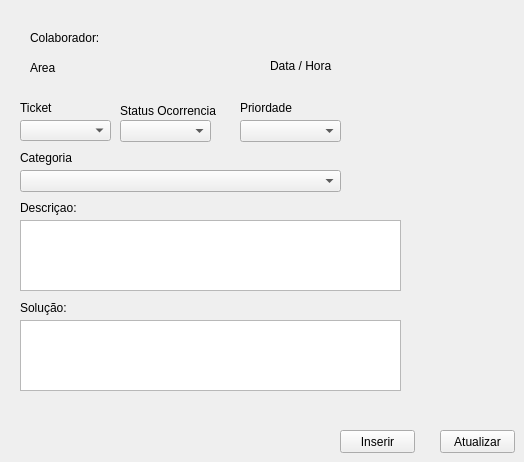
    <widget class="QWidget" name="tab_3">
     <attribute name="title">
      <string>RegistrarOcorrencia</string>
     </attribute>
     <widget class="QLabel" name="label_32">
      <property name="geometry">
       <rect>
        <x>30</x>
        <y>30</y>
        <width>71</width>
        <height>16</height>
       </rect>
      </property>
      <property name="text">
       <string>Colaborador:</string>
      </property>
     </widget>
     <widget class="QLabel" name="lblNomeColab">
      <property name="geometry">
       <rect>
        <x>110</x>
        <y>30</y>
        <width>71</width>
        <height>16</height>
       </rect>
      </property>
      <property name="text">
       <string/>
      </property>
     </widget>
     <widget class="QLabel" name="label_34">
      <property name="geometry">
       <rect>
        <x>30</x>
        <y>60</y>
        <width>41</width>
        <height>16</height>
       </rect>
      </property>
      <property name="text">
       <string>Area</string>
      </property>
     </widget>
     <widget class="QLabel" name="lblArea">
      <property name="geometry">
       <rect>
        <x>60</x>
        <y>60</y>
        <width>71</width>
        <height>16</height>
       </rect>
      </property>
      <property name="text">
       <string/>
      </property>
     </widget>
     <widget class="QPushButton" name="pushButton_3">
      <property name="geometry">
       <rect>
        <x>340</x>
        <y>430</y>
        <width>75</width>
        <height>23</height>
       </rect>
      </property>
      <property name="text">
       <string>Inserir</string>
      </property>
     </widget>
     <widget class="QLabel" name="label_36">
      <property name="geometry">
       <rect>
        <x>270</x>
        <y>50</y>
        <width>71</width>
        <height>31</height>
       </rect>
      </property>
      <property name="text">
       <string>Data / Hora</string>
      </property>
     </widget>
     <widget class="QComboBox" name="ddlCategoria">
      <property name="geometry">
       <rect>
        <x>20</x>
        <y>170</y>
        <width>321</width>
        <height>22</height>
       </rect>
      </property>
     </widget>
     <widget class="QLabel" name="label_37">
      <property name="geometry">
       <rect>
        <x>20</x>
        <y>150</y>
        <width>91</width>
        <height>16</height>
       </rect>
      </property>
      <property name="text">
       <string>Categoria</string>
      </property>
     </widget>
     <widget class="QLabel" name="label_38">
      <property name="geometry">
       <rect>
        <x>240</x>
        <y>100</y>
        <width>91</width>
        <height>16</height>
       </rect>
      </property>
      <property name="text">
       <string>Priordade</string>
      </property>
     </widget>
     <widget class="QComboBox" name="ddlPrioridade">
      <property name="geometry">
       <rect>
        <x>240</x>
        <y>120</y>
        <width>101</width>
        <height>22</height>
       </rect>
      </property>
      <item>
       <property name="text">
        <string/>
       </property>
      </item>
      <item>
       <property name="text">
        <string>Verde</string>
       </property>
      </item>
      <item>
       <property name="text">
        <string>Amarelo</string>
       </property>
      </item>
      <item>
       <property name="text">
        <string>Vermelho</string>
       </property>
      </item>
     </widget>
     <widget class="QTextEdit" name="textEdit">
      <property name="geometry">
       <rect>
        <x>20</x>
        <y>220</y>
        <width>381</width>
        <height>71</height>
       </rect>
      </property>
     </widget>
     <widget class="QLabel" name="label_39">
      <property name="geometry">
       <rect>
        <x>20</x>
        <y>200</y>
        <width>91</width>
        <height>16</height>
       </rect>
      </property>
      <property name="text">
       <string>Descriçao:</string>
      </property>
     </widget>
     <widget class="QComboBox" name="ddlOcorrencia">
      <property name="geometry">
       <rect>
        <x>120</x>
        <y>120</y>
        <width>91</width>
        <height>22</height>
       </rect>
      </property>
      <item>
       <property name="text">
        <string/>
       </property>
      </item>
      <item>
       <property name="text">
        <string>Aberto</string>
       </property>
      </item>
      <item>
       <property name="text">
        <string>Encerrado</string>
       </property>
      </item>
      <item>
       <property name="text">
        <string>Andamento</string>
       </property>
      </item>
     </widget>
     <widget class="QLabel" name="label_40">
      <property name="geometry">
       <rect>
        <x>120</x>
        <y>100</y>
        <width>111</width>
        <height>21</height>
       </rect>
      </property>
      <property name="text">
       <string>Status Ocorrencia</string>
      </property>
     </widget>
     <widget class="QComboBox" name="ddlTicket">
      <property name="geometry">
       <rect>
        <x>20</x>
        <y>120</y>
        <width>91</width>
        <height>21</height>
       </rect>
      </property>
      <item>
       <property name="text">
        <string/>
       </property>
      </item>
      <item>
       <property name="text">
        <string>Aberto</string>
       </property>
      </item>
      <item>
       <property name="text">
        <string>Encerrado</string>
       </property>
      </item>
      <item>
       <property name="text">
        <string>Andamento</string>
       </property>
      </item>
     </widget>
     <widget class="QLabel" name="label_41">
      <property name="geometry">
       <rect>
        <x>20</x>
        <y>100</y>
        <width>71</width>
        <height>16</height>
       </rect>
      </property>
      <property name="text">
       <string>Ticket</string>
      </property>
     </widget>
     <widget class="QLabel" name="label_44">
      <property name="geometry">
       <rect>
        <x>20</x>
        <y>300</y>
        <width>91</width>
        <height>16</height>
       </rect>
      </property>
      <property name="text">
       <string>Solução:</string>
      </property>
     </widget>
     <widget class="QTextEdit" name="textEdit_2">
      <property name="geometry">
       <rect>
        <x>20</x>
        <y>320</y>
        <width>381</width>
        <height>71</height>
       </rect>
      </property>
     </widget>
     <widget class="QPushButton" name="pushButton_5">
      <property name="geometry">
       <rect>
        <x>440</x>
        <y>430</y>
        <width>75</width>
        <height>23</height>
       </rect>
      </property>
      <property name="text">
       <string>Atualizar</string>
      </property>
     </widget>
    </widget>
